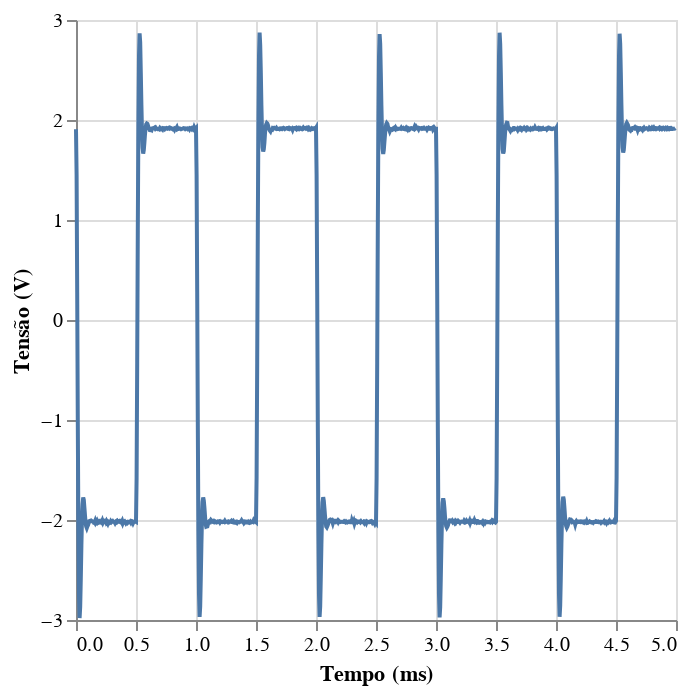

This figure's notebook cell:
### Code cell
data_path = "RLC-01.csv" #Resistência (0)

df = pd.read_csv(data_path)

def func(t, Voff, V_max, alfa, omega): 
    beta = np.sqrt(omega**2 - alfa**2)
    return V_max * np.exp(-alfa * t) * (np.cos(beta * t) + (alfa / beta) * np.sin(beta * t)) + Voff

id_min, id_max = 0, 40
tempo = df['Time'].loc[id_min:id_max + 1].values
ddv = df['U_b'].loc[id_min:id_max + 1].values
arg = [-2,3.9,46000,112673]

tempo = tempo - tempo[0]

par_optimize, cov = curve_fit(
        func, tempo, ddv, p0=[arg[0], arg[1], arg[2],arg[3]], maxfev=100000
    )
print(par_optimize)
voff,vmax,alfa,omega = par_optimize
print(np.sqrt(np.diag(cov)))

x_data = np.linspace(tempo[0],tempo[-1],1000)
y_data = func(x_data,-2,3.9,46000,112673)

data = pd.DataFrame()
data["Time"] = x_data * 1000
data["U_b"] = y_data

pontos = pd.DataFrame()
pontos["Time"] = tempo * 1000
pontos["U_b"] = ddv



q =alt.Chart(data).mark_line(color="red").encode(
    x = "Time",
    y = "U_b"
)

p =alt.Chart(pontos).mark_circle().encode(
    alt.X("Time",title = "Tempo (ms)"),
    alt.Y("U_b", title = "Volts (V)")
)

12500,42500,72500
df["Time"] -= df["Time"][0]
df["Time"] *= 1000

j = alt.Chart(df).mark_line().encode(
    alt.X("Time", title = "Tempo (ms)"),
    alt.Y("U_b", title = "Tensão (V)")
)

q+p

with open("data_rlc(0).txt", "w") as f:
    # Escrevendo a matriz de covariância
    f.write("Matriz de Covariância:\n")
    f.write(f"{cov}\n\n")
    
    # Escrevendo as incertezas
    f.write("Incertezas:\n")
    f.write(f"Voff: {np.sqrt(np.diag(cov))[0]}\n")
    f.write(f"V_max: {np.sqrt(np.diag(cov))[1]}\n")
    f.write(f"alpha: {np.sqrt(np.diag(cov))[2]}\n")
    f.write(f"omega: {np.sqrt(np.diag(cov))[3]}\n\n")
    
    # Escrevendo os valores calculados
    f.write("Valores calculados:\n")
    f.write(f"Voff: {voff}\n")
    f.write(f"V_max: {vmax}\n")
    f.write(f"alpha: {alfa}\n")
    f.write(f"omega: {omega}\n")

q+p
j

### Figure 1 — Vega-Lite specification as saved in the notebook (floating-point values rounded to 4 significant figures; data arrays with more than 128 entries replaced by an {"elided": "..."} marker saying what was removed)
{"config": {"view": {"continuousWidth": 300, "continuousHeight": 300}}, "data": {"name": "data-3220765c231f66e916d974196251aa4a"}, "mark": {"type": "line"}, "encoding": {"x": {"field": "Time", "title": "Tempo (ms)", "type": "quantitative"}, "y": {"field": "U_b", "title": "Tensão (V)", "type": "quantitative"}}, "$schema": "https://vega.github.io/schema/vega-lite/v5.20.1.json", "datasets": {"data-3220765c231f66e916d974196251aa4a": {"elided": "1000 records"}}}
